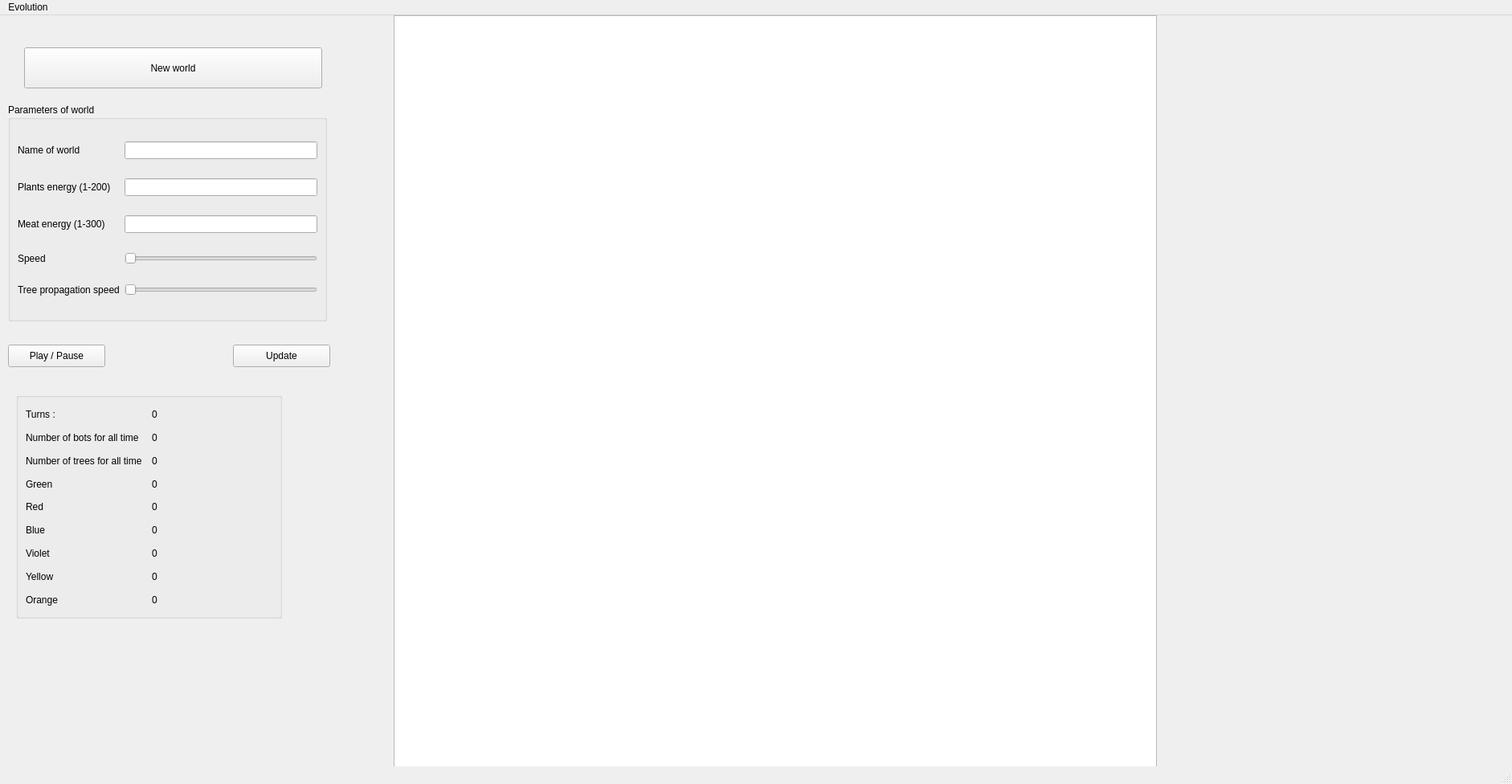
<?xml version="1.0" encoding="UTF-8"?>
<ui version="4.0">
 <class>MainWindow</class>
 <widget class="QMainWindow" name="MainWindow">
  <property name="geometry">
   <rect>
    <x>0</x>
    <y>0</y>
    <width>1882</width>
    <height>976</height>
   </rect>
  </property>
  <property name="windowTitle">
   <string>Hello</string>
  </property>
  <property name="unifiedTitleAndToolBarOnMac">
   <bool>true</bool>
  </property>
  <widget class="QWidget" name="centralwidget">
   <widget class="QGroupBox" name="parameters">
    <property name="geometry">
     <rect>
      <x>10</x>
      <y>110</y>
      <width>397</width>
      <height>271</height>
     </rect>
    </property>
    <property name="title">
     <string>Parameters of world</string>
    </property>
    <layout class="QGridLayout" name="gridLayout">
     <item row="5" column="2">
      <widget class="QSlider" name="Speed">
       <property name="mouseTracking">
        <bool>true</bool>
       </property>
       <property name="tabletTracking">
        <bool>false</bool>
       </property>
       <property name="minimum">
        <number>1</number>
       </property>
       <property name="maximum">
        <number>10</number>
       </property>
       <property name="pageStep">
        <number>1</number>
       </property>
       <property name="value">
        <number>1</number>
       </property>
       <property name="orientation">
        <enum>Qt::Horizontal</enum>
       </property>
      </widget>
     </item>
     <item row="2" column="2">
      <widget class="QLineEdit" name="Meat_energy">
       <property name="text">
        <string/>
       </property>
      </widget>
     </item>
     <item row="6" column="2">
      <widget class="QSlider" name="Tree_propagation_speed">
       <property name="mouseTracking">
        <bool>true</bool>
       </property>
       <property name="tabletTracking">
        <bool>false</bool>
       </property>
       <property name="minimum">
        <number>1</number>
       </property>
       <property name="maximum">
        <number>3</number>
       </property>
       <property name="pageStep">
        <number>1</number>
       </property>
       <property name="value">
        <number>1</number>
       </property>
       <property name="orientation">
        <enum>Qt::Horizontal</enum>
       </property>
      </widget>
     </item>
     <item row="0" column="0">
      <widget class="QLabel" name="label_14">
       <property name="text">
        <string>Name of world</string>
       </property>
       <property name="buddy">
        <cstring>statistic_information</cstring>
       </property>
      </widget>
     </item>
     <item row="1" column="2">
      <widget class="QLineEdit" name="Plants_energy">
       <property name="text">
        <string/>
       </property>
      </widget>
     </item>
     <item row="1" column="0">
      <widget class="QLabel" name="label_7">
       <property name="text">
        <string>Plants energy (1-200)</string>
       </property>
      </widget>
     </item>
     <item row="0" column="2">
      <widget class="QLineEdit" name="Name">
       <property name="text">
        <string/>
       </property>
      </widget>
     </item>
     <item row="2" column="0">
      <widget class="QLabel" name="label_8">
       <property name="text">
        <string>Meat energy (1-300)</string>
       </property>
      </widget>
     </item>
     <item row="5" column="0">
      <widget class="QLabel" name="label_11">
       <property name="text">
        <string>Speed</string>
       </property>
      </widget>
     </item>
     <item row="6" column="0">
      <widget class="QLabel" name="label_10">
       <property name="text">
        <string>Tree propagation speed</string>
       </property>
      </widget>
     </item>
    </layout>
   </widget>
   <widget class="QGraphicsView" name="graphicsView">
    <property name="geometry">
     <rect>
      <x>490</x>
      <y>0</y>
      <width>950</width>
      <height>950</height>
     </rect>
    </property>
   </widget>
   <widget class="QPushButton" name="play">
    <property name="geometry">
     <rect>
      <x>10</x>
      <y>410</y>
      <width>121</width>
      <height>28</height>
     </rect>
    </property>
    <property name="text">
     <string>Play / Pause</string>
    </property>
   </widget>
   <widget class="QPushButton" name="update">
    <property name="geometry">
     <rect>
      <x>290</x>
      <y>410</y>
      <width>121</width>
      <height>28</height>
     </rect>
    </property>
    <property name="text">
     <string>Update</string>
    </property>
   </widget>
   <widget class="QPushButton" name="pushButton">
    <property name="geometry">
     <rect>
      <x>30</x>
      <y>40</y>
      <width>371</width>
      <height>51</height>
     </rect>
    </property>
    <property name="text">
     <string>New world</string>
    </property>
   </widget>
   <widget class="QGroupBox" name="statistic_information">
    <property name="geometry">
     <rect>
      <x>20</x>
      <y>470</y>
      <width>331</width>
      <height>281</height>
     </rect>
    </property>
    <layout class="QGridLayout" name="statistic">
     <item row="0" column="0">
      <widget class="QLabel" name="turns_text">
       <property name="text">
        <string>Turns :</string>
       </property>
      </widget>
     </item>
     <item row="0" column="1">
      <widget class="QLabel" name="Turns_counter">
       <property name="text">
        <string>0</string>
       </property>
      </widget>
     </item>
     <item row="1" column="0">
      <widget class="QLabel" name="turns_text_2">
       <property name="text">
        <string>Number of bots for all time</string>
       </property>
      </widget>
     </item>
     <item row="1" column="1">
      <widget class="QLabel" name="Bots_counter">
       <property name="text">
        <string>0</string>
       </property>
      </widget>
     </item>
     <item row="2" column="0">
      <widget class="QLabel" name="turns_text_3">
       <property name="text">
        <string>Number of trees for all time</string>
       </property>
      </widget>
     </item>
     <item row="2" column="1">
      <widget class="QLabel" name="Tree_counter">
       <property name="text">
        <string>0</string>
       </property>
      </widget>
     </item>
     <item row="3" column="0">
      <widget class="QLabel" name="turns_text_4">
       <property name="text">
        <string>Green</string>
       </property>
      </widget>
     </item>
     <item row="3" column="1">
      <widget class="QLabel" name="counter_green">
       <property name="text">
        <string>0</string>
       </property>
      </widget>
     </item>
     <item row="4" column="0">
      <widget class="QLabel" name="turns_text_5">
       <property name="text">
        <string>Red</string>
       </property>
      </widget>
     </item>
     <item row="4" column="1">
      <widget class="QLabel" name="counter_red">
       <property name="text">
        <string>0</string>
       </property>
      </widget>
     </item>
     <item row="5" column="0">
      <widget class="QLabel" name="turns_text_6">
       <property name="text">
        <string>Blue</string>
       </property>
      </widget>
     </item>
     <item row="5" column="1">
      <widget class="QLabel" name="counter_blue">
       <property name="text">
        <string>0</string>
       </property>
      </widget>
     </item>
     <item row="6" column="0">
      <widget class="QLabel" name="turns_text_7">
       <property name="text">
        <string>Violet</string>
       </property>
      </widget>
     </item>
     <item row="6" column="1">
      <widget class="QLabel" name="counter_violet">
       <property name="text">
        <string>0</string>
       </property>
      </widget>
     </item>
     <item row="7" column="0">
      <widget class="QLabel" name="turns_text_8">
       <property name="text">
        <string>Yellow</string>
       </property>
      </widget>
     </item>
     <item row="7" column="1">
      <widget class="QLabel" name="counter_yellow">
       <property name="text">
        <string>0</string>
       </property>
      </widget>
     </item>
     <item row="8" column="0">
      <widget class="QLabel" name="turns_text_9">
       <property name="text">
        <string>Orange</string>
       </property>
      </widget>
     </item>
     <item row="8" column="1">
      <widget class="QLabel" name="counter_orange">
       <property name="text">
        <string>0</string>
       </property>
      </widget>
     </item>
    </layout>
   </widget>
  </widget>
  <widget class="QMenuBar" name="menubar">
   <property name="geometry">
    <rect>
     <x>0</x>
     <y>0</y>
     <width>1882</width>
     <height>26</height>
    </rect>
   </property>
   <widget class="QMenu" name="menuEvolution">
    <property name="title">
     <string>Evolution</string>
    </property>
   </widget>
   <addaction name="menuEvolution"/>
  </widget>
  <widget class="QStatusBar" name="statusbar"/>
 </widget>
 <resources/>
 <connections/>
</ui>
